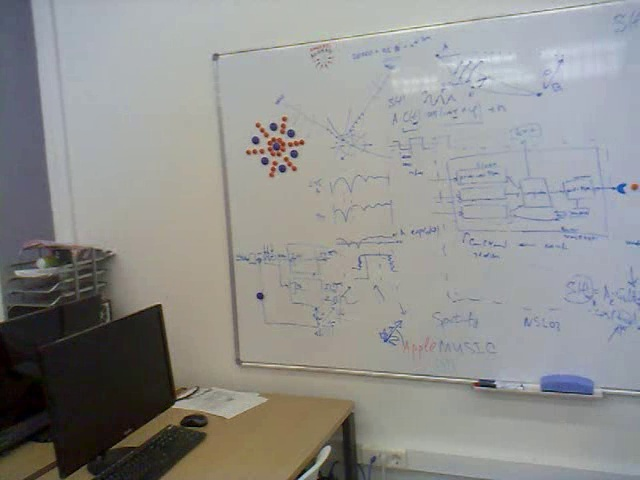
#> input picture Python/Detectors/ORB and Flann/query.jpg, 640 x 480 px, given in place of VID1.6.mp4, which was not available
$ python vFlannORB4.py
#> lines starting #> are read from the running program, lines starting #| are printed output that depends on the picture; pictures that were not available may be replaced by others from this repository, and a replacement may not be noted
import cv2
import numpy as np
import pickle
from matplotlib import pyplot as plt

# Functrions for save numbers and X,Y coordinates of keypoints
def pickle_X_Y_coordinates_and_numbers(keypoints, numbers):
   i = 0
   temp_array = []
   for point in keypoints:
      temp = (point.pt[0], point.pt[1], numbers[i])
      i = i + 1
      temp_array.append(temp)
   return temp_array

# Load video
# cap = cv2.VideoCapture('source\_Nokia\VID1cal.mp4')
cap = cv2.VideoCapture('source\Mi5S\VID1.6.mp4')

# amount keypoints which will be found
amountKP = 100

# Turn on feature detector ORB
orb = cv2.ORB_create(nfeatures = amountKP,
                     scaleFactor = 1.2,     # Standart 1.2
                     nlevels = 1,           # Standart 8 --- keypoints not so close 1
                     edgeThreshold = 31,
                     firstLevel = 0,
                     WTA_K = 2,
                     scoreType = 0,         # Harris - 0; FAST - 1. If FAST is used, detector will find more features then 'nfeatures'
                     patchSize = 31,
                     fastThreshold = 20)

# nfeatures	- The maximum number of features to retain.
# scaleFactor - Pyramid decimation ratio, greater than 1. scaleFactor==2 means the classical pyramid, where each next level has 4x less pixels than the previous, but such a big scale factor will degrade feature matching scores dramatically. On the other hand, too close to 1 scale factor will mean that to cover certain scale range you will need more pyramid levels and so the speed will suffer.
# nlevels - The number of pyramid levels. The smallest level will have linear size equal to input_image_linear_size/pow(scaleFactor, nlevels - firstLevel).
# edgeThreshold - This is size of the border where the features are not detected. It should roughly match the patchSize parameter.
# firstLevel - The level of pyramid to put source image to. Previous layers are filled with upscaled source image.
# WTA_K - The number of points that produce each element of the oriented BRIEF descriptor. The default value 2 means the BRIEF where we take a random point pair and compare their brightnesses, so we get 0/1 response. Other possible values are 3 and 4. For example, 3 means that we take 3 random points (of course, those point coordinates are random, but they are generated from the pre-defined seed, so each element of BRIEF descriptor is computed deterministically from the pixel rectangle), find point of maximum brightness and output index of the winner (0, 1 or 2). Such output will occupy 2 bits, and therefore it will need a special variant of Hamming distance, denoted as NORM_HAMMING2 (2 bits per bin). When WTA_K=4, we take 4 random points to compute each bin (that will also occupy 2 bits with possible values 0, 1, 2 or 3).
# scoreType	- The default HARRIS_SCORE means that Harris algorithm is used to rank features (the score is written to KeyPoint::score and is used to retain best nfeatures features); FAST_SCORE is alternative value of the parameter that produces slightly less stable keypoints, but it is a little faster to compute.
# patchSize	- size of the patch used by the oriented BRIEF descriptor. Of course, on smaller pyramid layers the perceived image area covered by a feature will be larger.
# fastThreshold	- the fast threshold

# Feature matching (FLANN)
index_params = dict(algorithm=1, trees=5)
search_params = dict(check=100)
flann = cv2.FlannBasedMatcher(index_params, search_params)

# Font for draw numbers keypoints
font = cv2.FONT_HERSHEY_SIMPLEX
font_size = 1         # Mi5S - 0.5; Nokia - 1
font_thickness = 3      # Mi5S - 1; Nokia - 3

FrameNumber = 0

temp_array = []      # for save keypoints and numbers keypoints
NumXY_frame = []     # for save numbers and X,Y coordinates of keypoints

while True:
   # Catch frame
   ret, frame = cap.read()
#> frame is the input picture: shape (480, 640, 3); mean B, G, R 142, 143.9, 143.8

   # condition for break cycle if it was last frame in video
   if ret == False:
      break

   FrameNumber = FrameNumber + 1

   img = cv2.cvtColor(frame, cv2.COLOR_BGR2GRAY)
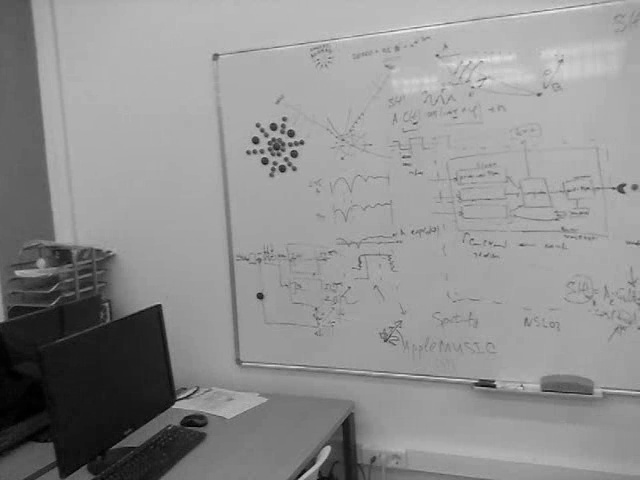
#> img: shape (480, 640); min 0, max 248, mean 143.7

   # Find descriptors and keypoints
   kp1, des1 = orb.detectAndCompute(img, None)
#> kp1 = 100 keypoints; strongest (x, y, size): (495, 383, 31), (265, 163, 31), (494, 387, 31), (257, 295, 31)
   des1 = np.float32(des1)  # change format

   # First frame
   if FrameNumber == 1:

      kp = kp1
#> kp has the same summary as kp1
      des = des1

      # Draw keypoints
      img1 = cv2.drawKeypoints(img, kp, None, color=(0, 0, 255), flags=0)
      num = []

      # Draw number of keypoints
      for p in range(0, len(kp)):
         num.append(p + 1)
         cv2.putText(img1, '{}'.format(num[p]), (int(kp[p].pt[0]), int(kp[p].pt[1])), font, font_size, (0, 0, 255), font_thickness, cv2.LINE_AA)
#> this loop made 100 passes
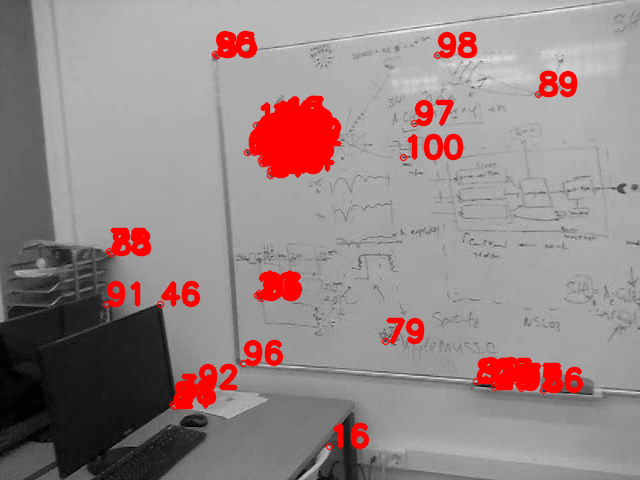
#> img1: shape (480, 640, 3); mean of channels 0, 1, 2 134.5, 134.5, 149.9; drawn as B, G, R
#> after the loop, num = 100 values from 1 to 100
      # Show result
      # cv2.imshow("First", img1)
      # plt.imshow(img1), plt.title('Detected keypoints')
      # while not plt.waitforbuttonpress(): pass

      # For save
      des

      # For save keypoints and numbers on frame
      kp
      num
      print(kp)
#> (printed output is left out)
      print(num)
#> (printed output is left out)

   # Second and following frames
   else:
      # Condition for pass all operations and go to next iteration cycle if less two keypoints are found (because in "knnMatch" k=2 below)
      if len(kp1) < 2:

         # Draw keypoints
         img = cv2.drawKeypoints(img, kp1, None, color=(0, 0, 255), flags=0)  # trainImage

         # Show result
         cv2.imshow("Detected keypoints", img)
         cv2.waitKey(1)

         # FLANN doesn't work if less two keypoints are found. Therefore there are not keyponts to save
         kp = []
         num = []

         # Store numbers and X,Y coordinates of keypoints (for matlab)
         NumXY = pickle_X_Y_coordinates_and_numbers(kp, num)
         NumXY_frame.append(NumXY)

         continue

      # Match 'new' keypoints with 'old'
      matches = flann.knnMatch(des, des1, k=2)
      # matches = sorted(matches, key=lambda x: x[0].distance)

      # matches - del_kp1 = the worst matches (it is new keypoints)
      del_kp1 = []
      for i in range(0, len(matches)):
         del_kp1.append(matches[i][0].trainIdx)

      # Find only good matches
      good_matches = []

      for m, n in matches:
         if m.distance < 0.55 * n.distance:
            good_matches.append(m)

      kp = []
      num = []

      for m in good_matches:
         kp.append(kp1[m.trainIdx])
         num.append(m.queryIdx+1)

      kp1 = np.delete(kp1, del_kp1, axis=None)
      kp.extend(kp1)
      num.extend(np.arange(des.shape[0]+1, des.shape[0]+1+len(kp1)))
      des1 = np.delete(des1, del_kp1, axis=0)
      des = np.append(des, des1, axis=0)

      print(len(good_matches))
      print(des1.shape[0])
      print(des.shape[0])

   # Draw keypoints
   img = cv2.drawKeypoints(img, kp, None, color=(0, 0, 255), flags=0)
   # Draw number of keypoints

   for p in range(0, len(kp)):
      cv2.putText(img, '{}'.format(num[p]), (int(kp[p].pt[0]), int(kp[p].pt[1])), font, font_size, (0, 0, 255), font_thickness, cv2.LINE_AA)

   # Show result
   img = cv2.resize(img, (960, 540))
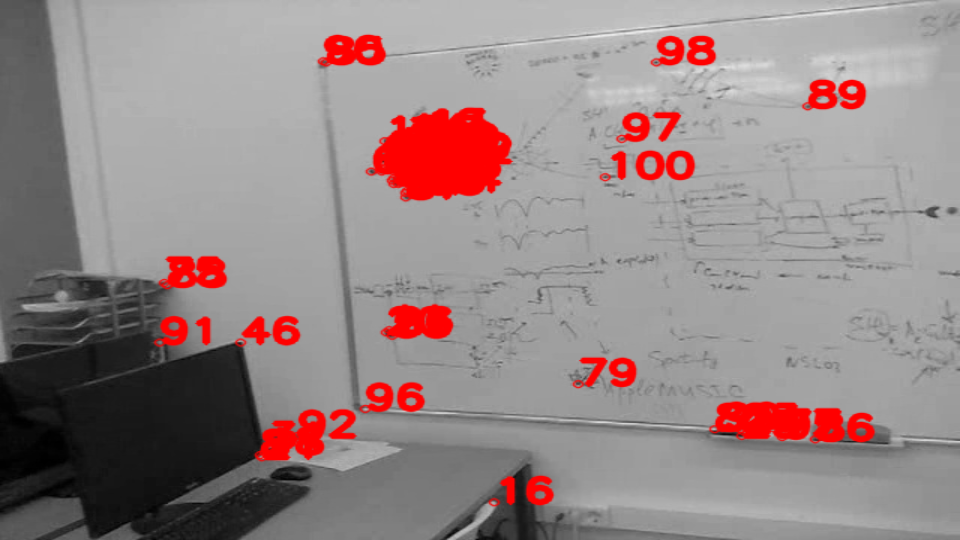
#> img: shape (540, 960, 3); mean of channels 0, 1, 2 134.5, 134.5, 149.8; drawn as B, G, R
   cv2.imshow("Detected keypoints", img)
   # plt.imshow(img), plt.title('Detected keypoints')
   # while not plt.waitforbuttonpress(): pass

   # Store numbers and X,Y coordinates of keypoints (for matlab)
   NumXY = pickle_X_Y_coordinates_and_numbers(kp, num)
#> the loop in pickle_X_Y_coordinates_and_numbers, `for point in keypoints:` made 100 passes
#> (point, temp) on passes 1 to 12: (keypoint at (289, 165), size 31, (289, 165, 1)), (keypoint at (296, 144), size 31, (296, 144, 2)), (keypoint at (270, 127), size 31, (270, 127, 3)), (keypoint at (267, 160), size 31, (267, 160, 4)), (keypoint at (293, 134), size 31, (293, 134, 5)), (keypoint at (261, 160), size 31, (261, 160, 6)), (keypoint at (288, 134), size 31, (288, 134, 7)), (keypoint at (173, 404), size 31, (173, 404, 8)), (keypoint at (267, 158), size 31, (267, 158, 9)), (keypoint at (293, 132), size 31, (293, 132, 10)), (keypoint at (259, 293), size 31, (259, 293, 11)), (keypoint at (283, 119), size 31, (283, 119, 12))
#> temp on pass 31: (178, 397, 31)
#> after the loop in pickle_X_Y_coordinates_and_numbers, `for point in keypoints:`: i = 100; temp_array = 100 items, first 6: (289, 165, 1), (296, 144, 2), (270, 127, 3), (267, 160, 4), (293, 134, 5), (261, 160, 6)
#> NumXY has the same summary as temp_array in pickle_X_Y_coordinates_and_numbers
   NumXY_frame.append(NumXY)
   # print(len(NumXY_frame))
   # print(FrameNumber)

   # delay used to frame change
   key = cv2.waitKey(1)
#> (key Esc is pressed here)
   # exit if user press 'esc'
   if key == 27:
      break


# Save for matlab
import scipy.io
scipy.io.savemat('keypoints_numbers_database2.mat', mdict={'NumXY_frame': NumXY_frame})

cap.release()
cv2.destroyAllWindows
